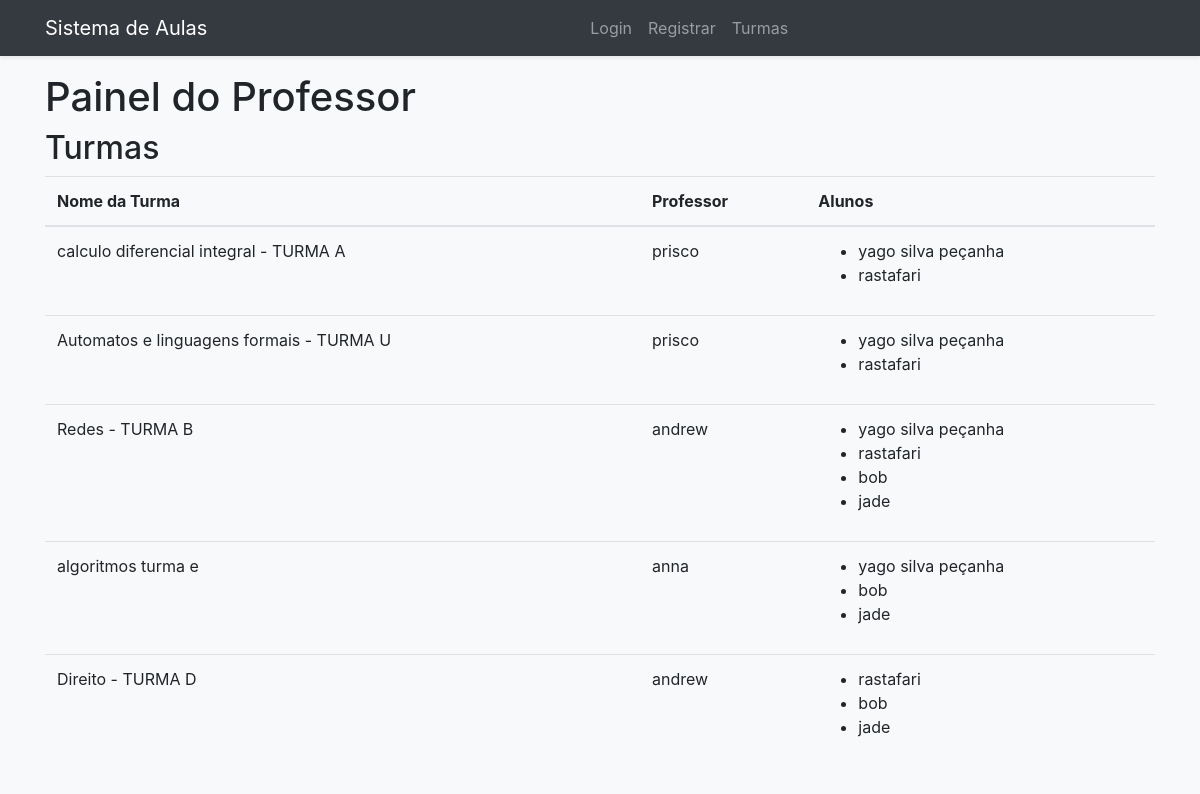
/professor_dashboard, run on an earlier commit of the app's database.
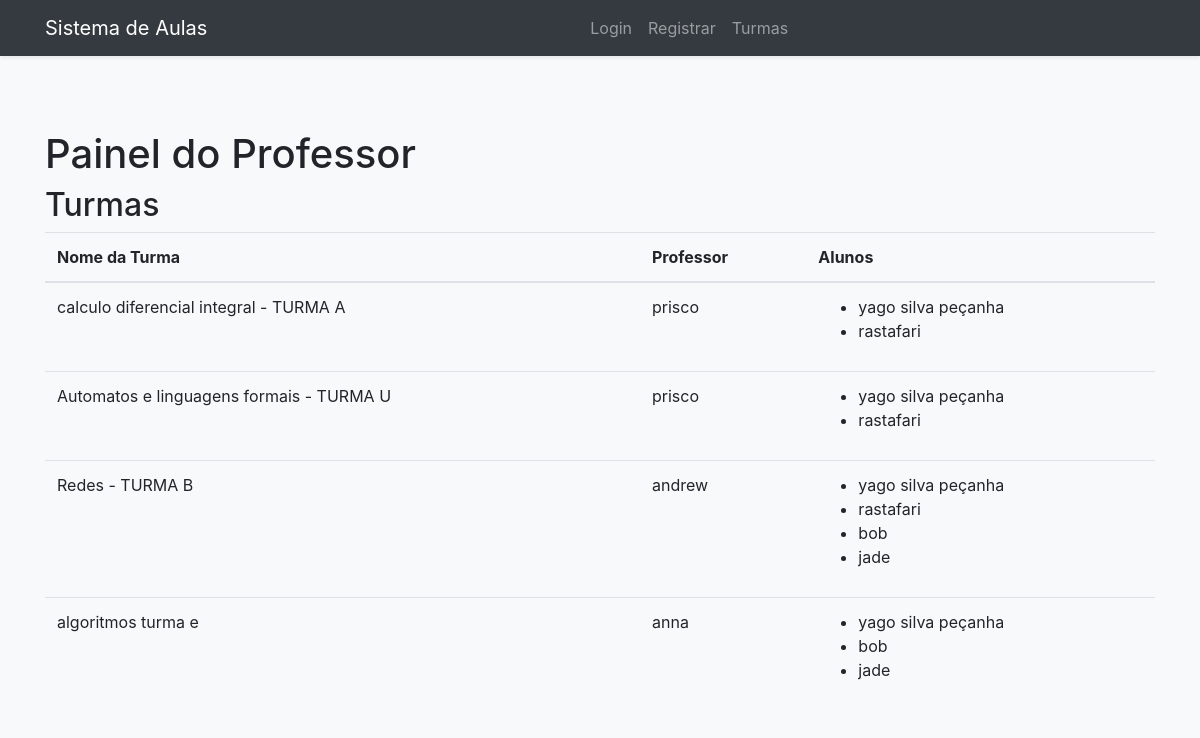
And on a later commit of the database.
### models.py (models this page shows)
class Turma(db.Model):
    id = db.Column(db.Integer, primary_key=True)
    name = db.Column(db.String(80), nullable=False)
    professor_id = db.Column(db.Integer, db.ForeignKey('professor.id'), nullable=False)
    professor = db.relationship('Professor', backref=db.backref('turmas', lazy=True))
    alunos = db.relationship('Aluno', secondary='turma_aluno', backref=db.backref('turmas', lazy=True))

class Professor(db.Model):
    id = db.Column(db.Integer, primary_key=True)
    username = db.Column(db.String(80), unique=True, nullable=False)
    password = db.Column(db.String(120), nullable=False)

class Aluno(db.Model):
    id = db.Column(db.Integer, primary_key=True)
    username = db.Column(db.String(80), unique=True, nullable=False)
    password = db.Column(db.String(120), nullable=False)

### app.py (the view)
@app.route('/professor_dashboard')
def professor_dashboard():
    turmas = Turma.query.all()
    return render_template('professor_dashboard.html', turmas=turmas)

### templates/professor_dashboard.html (shortened to what this page needs)
<!DOCTYPE html>
<html lang="pt-br">
<head>
    <link rel="stylesheet" href="{{ url_for('static', filename='css/bootstrap.min.css') }}">
</head>
<body>
    <nav class="navbar navbar-expand-lg navbar-dark bg-dark fixed-top shadow-sm">
        <div class="container">
            <a class="navbar-brand" href="{{ url_for('dashboard') }}">
                 Sistema de Aulas
            </a>
            <div class="collapse navbar-collapse" id="navbarNav">
                <ul class="navbar-nav mx-auto">
                    <li class="nav-item">
                        <a class="nav-link" href="{{ url_for('login') }}">
                             Login
                        </a>
                    </li>
                    <li class="nav-item">
                        <a class="nav-link" href="{{ url_for('register') }}">
                             Registrar
                        </a>
                    </li>
                    <li class="nav-item">
                        <a class="nav-link" href="{{ url_for('professor_dashboard') }}">
                             Turmas
                        </a>
                    </li>
                </ul>
            </div>
        </div>
    </nav>
    <div class="container">
        <h1>Painel do Professor</h1>
        <h2>Turmas</h2>
        <table class="table">
            <thead>
                <tr>
                    <th>Nome da Turma</th>
                    <th>Professor</th>
                    <th>Alunos</th>
                </tr>
            </thead>
            <tbody>
                {% for turma in turmas %}
                <tr>
                    <td>{{ turma.name }}</td>
                    <td>{{ turma.professor.username }}</td>
                    <td>
                        <ul>
                            {% for aluno in turma.alunos %}
                            <li>{{ aluno.username }}</li>
                            {% endfor %}
                        </ul>
                    </td>
                </tr>
                {% endfor %}
            </tbody>
        </table>
    </div>
</body>
</html>

What changed in the data, as far as the page shows it:
removed Turma: name "Direito - TURMA D", professor.username "andrew", Aluno (username "rastafari"), Aluno (username "bob"), Aluno (username "jade")
